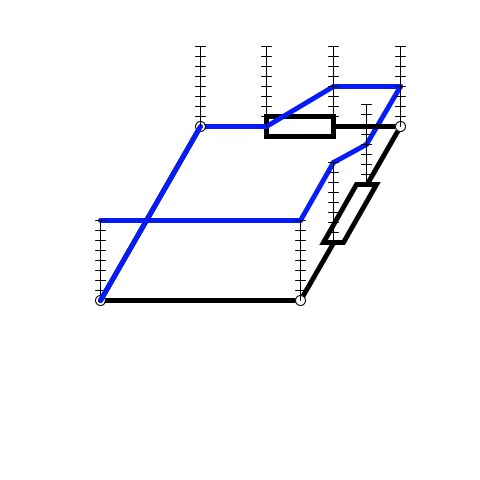
Frame 1 (no input)
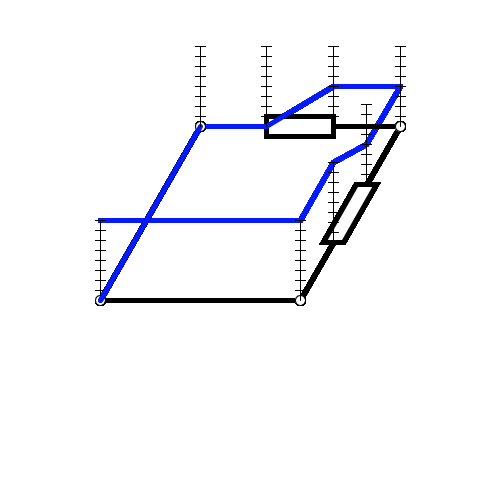
Frame 60 (the mouse pressed at the canvas centre just before this capture)
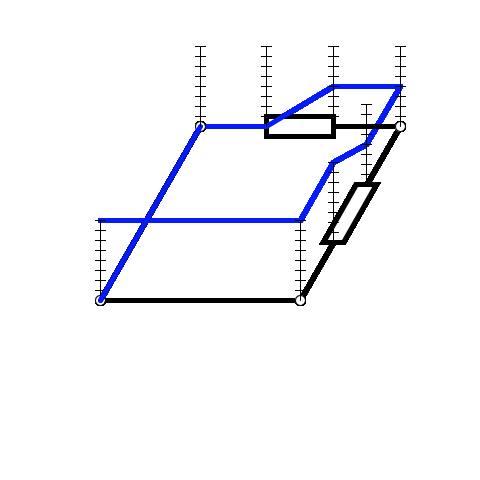
Frame 120 (the mouse held since frame 60 and released just before this capture)

The Processing sketch that drew these frames (run headless with seeded random() and noise(); from frame 60 on, the mouse is pressed at the canvas centre):

// Processing sketch: Interective_circuit_first
// ── Interective_circuit_first.pde
WireObj w1;
RObj w2;
RObj w3;
WireObj w4;

int memoriWeight = 1;

void setup() {
  size(480,480);
  background(255);
  smooth();
  strokeWeight(5);
  
  float x1 = 100; 
  float y1 = 300;
  float L = 200;
  float deg = radians(60); //0度〜180度で指定
  float Vin = 80;
  float V1 = 40;
  float Gnd  = 0;
  
  
  w1 = new WireObj(x1,y1,L,deg,Vin, Vin, "R");
  w2 = new RObj(w1.endX,w1.endY,L,deg,w1.Vout,V1,"U");
  w3 = new RObj(w2.endX,w2.endY,L,deg,w2.Vout,Gnd,"L");
  w4 = new WireObj(w3.endX,w3.endY,L,deg,Gnd,Gnd,"D");
}

void draw() {
  float Vmax = 80;
  w1.displayC();
  w1.displayV(Vmax,0);
  w2.displayC();
  w2.displayV(Vmax,0);
  w3.displayC();
  w3.displayV(Vmax,0);
  w4.displayC();
  w4.displayV(Vmax,0);
}



//****************オブジェクトの定義はここから下で*****************//
//ワイヤーオブジェクトを手動で継承

//***初期化
//**WireObj(始点x,始点y,線の長さ,角度,入力電圧、出力電圧、向き)
//**RObj(始点x,始点y,線の長さ,角度,入力電圧、出力電圧、向き)
//

//メソッド
//.displayC(); 回路を描画
//.displayV(Vmax,Vmin); グラフを描画　引数は、縦軸の上限
//     まだ、縦軸をマイナスの方向には拡張できていないです。

class WireObj{
  float x1 , y1;
  float L,deg;
  float Vin,Vout;
  String Muki; //ワイヤーの向き　１；縦　０；横
  
  float endX = 0;
  float  endY = 0;
  
  WireObj(float tempX,float tempY, float tempL ,float tempDeg , float tempVin, float tempVout ,String tempMuki) {
    x1 = tempX;
    y1 = tempY;
    L = tempL;
    deg = tempDeg;
    Vin = tempVin;
    Vout = tempVout;
    Muki = tempMuki;
    
    
    if (Muki == "U") {
      endX = x1 + L  * cos(deg);
      endY = y1 - L * sin(deg);
    } 
    else if (Muki == "R") {
      endX = x1 + L;
      endY = y1;
    }
    else if (Muki == "L") {
      endX = x1 - L;
      endY = y1;
    }
    else if (Muki == "D") {
      endX = x1 - L  * cos(deg);
      endY = y1 + L * sin(deg);
    } 
  }
  
  void displayC() { //回路の表示メソッド
    stroke(0);
    line(x1,y1,endX,endY); 
    pushStyle();
    strokeWeight(memoriWeight);
    ellipse(x1,y1,10,10);
    popStyle();
  }
  void displayV(float Vmax , float Vmin) {//グラフを表示するメソッド //グラフの縦軸の幅はVmaxで取得
    //電圧を作図する
    stroke(#051BFA);
    line(x1,y1 - Vin ,endX,endY - Vin);
    stroke(0);
    
    //電圧のメモリ
    pushStyle(); 
    strokeWeight(memoriWeight);
    line(x1,y1 - Vmax,x1,y1 + Vmin);
    for (int i = 1;i <= Vmax / 10;i++) {//Vinの目盛り
      line(x1 - 5, y1 - i  * 10 , x1 + 5 , y1 - i  * 10);
    }
    popStyle();
  }
}




class RObj{
  float x1 , y1;
  float L,deg;
  float Vin,Vout;
  String Muki; //ワイヤーの向き　１；縦　０；横
  
  float endX = 0;
  float  endY = 0;
  
  //R抵抗の作図用
  float rWidHi = 3; //Rの幅をワイヤーの長さLに対してどんな比にするか
  float rHeight = 10;
  
  RObj(float tempX,float tempY, float tempL ,float tempDeg , float tempVin,  float tempVout ,String tempMuki) {
    x1 = tempX;
    y1 = tempY;
    L = tempL;
    deg = tempDeg;
    Vin = tempVin;
    Vout = tempVout;
    Vout = tempVout;
    Muki = tempMuki;
    
    if (Muki == "U") {
      endX = x1 + L  * cos(deg);
      endY = y1 - L * sin(deg);
    } 
    else if (Muki == "R") {
      endX = x1 + L;
      endY = y1;
    }
    else if (Muki == "L") {
      endX = x1 - L;
      endY = y1;
    }
    else if (Muki == "D") {
      endX = x1 - L  * cos(deg);
      endY = y1 + L * sin(deg);
    } 
  }
  
  void displayC() { //回路の表示メソッド
    stroke(0);
    line(x1,y1,endX,endY); 
    float rWidth = L / rWidHi;
    
    //縦か横で場合分け
    if (Muki == "U" || Muki == "D") {
      quad(endX * (rWidHi - 1) / (2 * rWidHi)   +   x1 * (rWidHi + 1) / (2 * rWidHi)  + rHeight,endY * (rWidHi - 1) / (2 * rWidHi)   +   y1 * (rWidHi + 1) / (2 * rWidHi) ,
        endX * (rWidHi - 1) / (2 * rWidHi)   +   x1 * (rWidHi + 1) / (2 * rWidHi)  - rHeight ,endY * (rWidHi - 1) / (2 * rWidHi)   +   y1 * (rWidHi + 1) / (2 * rWidHi) ,
        x1 * (rWidHi - 1) / (2 * rWidHi)   +   endX * (rWidHi + 1) / (2 * rWidHi) - rHeight ,y1 * (rWidHi - 1) / (2 * rWidHi)   +   endY * (rWidHi + 1) / (2 * rWidHi) ,
        x1 * (rWidHi - 1) / (2 * rWidHi)   +   endX * (rWidHi + 1) / (2 * rWidHi) + rHeight ,y1 * (rWidHi - 1) / (2 * rWidHi)   +   endY * (rWidHi + 1) / (2 * rWidHi) 
     );} else {
      quad(endX * (rWidHi - 1) / (2 * rWidHi)   +   x1 * (rWidHi + 1) / (2 * rWidHi)  ,endY * (rWidHi - 1) / (2 * rWidHi)   +   y1 * (rWidHi + 1) / (2 * rWidHi) + rHeight ,
        endX * (rWidHi - 1) / (2 * rWidHi)   +   x1 * (rWidHi + 1) / (2 * rWidHi)   ,endY * (rWidHi - 1) / (2 * rWidHi)   +   y1 * (rWidHi + 1) / (2 * rWidHi) -  rHeight,
        x1 * (rWidHi - 1) / (2 * rWidHi)   +   endX * (rWidHi + 1) / (2 * rWidHi)  ,y1 * (rWidHi - 1) / (2 * rWidHi)   +   endY * (rWidHi + 1) / (2 * rWidHi) - rHeight,
        x1 * (rWidHi - 1) / (2 * rWidHi)   +   endX * (rWidHi + 1) / (2 * rWidHi)  ,y1 * (rWidHi - 1) / (2 * rWidHi)   +   endY * (rWidHi + 1) / (2 * rWidHi) + rHeight
       );
    }
    pushStyle();
    strokeWeight(memoriWeight);
    ellipse(x1,y1,10,10);
    popStyle();
  }
  
  void displayV(float Vmax , float Vmin) {//グラフを表示するメソッド //グラフの縦軸の幅はVmaxで取得
    //電圧を作図する
    stroke(#051BFA);
    line(x1,y1 - Vin ,
      endX * (rWidHi - 1) / (2 * rWidHi)   +   x1 * (rWidHi + 1) / (2 * rWidHi)   ,endY * (rWidHi - 1) / (2 * rWidHi)   +   y1 * (rWidHi + 1) / (2 * rWidHi)  - Vin);
    line(endX * (rWidHi - 1) / (2 * rWidHi)   +   x1 * (rWidHi + 1) / (2 * rWidHi)   ,endY * (rWidHi - 1) / (2 * rWidHi)   +   y1 * (rWidHi + 1) / (2 * rWidHi) - Vin ,
      x1 * (rWidHi - 1) / (2 * rWidHi)   +   endX * (rWidHi + 1) / (2 * rWidHi)   ,y1 * (rWidHi - 1) / (2 * rWidHi)   +   endY * (rWidHi + 1) / (2 * rWidHi) - Vout);
    line(x1 * (rWidHi - 1) / (2 * rWidHi)   +   endX * (rWidHi + 1) / (2 * rWidHi)  ,y1 * (rWidHi - 1) / (2 * rWidHi)   +   endY * (rWidHi + 1) / (2 * rWidHi) - Vout ,
      endX ,endY - Vout);
    
    //縦軸を描画
    //線の幅memoriWeight は、グローバル変数で定義
    stroke(0);
    pushStyle(); 
    strokeWeight(memoriWeight);
    
    //銅線の縦軸
    line(x1,y1 - Vmax,x1,y1 + Vmin);
    // 抵抗の縦軸
    line(endX * (rWidHi - 1) / (2 * rWidHi)   +   x1 * (rWidHi + 1) / (2 * rWidHi) , endY * (rWidHi - 1) / (2 * rWidHi)   +   y1 * (rWidHi + 1) / (2 * rWidHi)  - Vmax,
      endX * (rWidHi - 1) / (2 * rWidHi)   +   x1 * (rWidHi + 1) / (2 * rWidHi) , endY * (rWidHi - 1) / (2 * rWidHi)   +   y1 * (rWidHi + 1) / (2 * rWidHi) + Vmin
     );
    //銅線の縦軸
    line(x1 * (rWidHi - 1) / (2 * rWidHi)   +   endX * (rWidHi + 1) / (2 * rWidHi) , y1 * (rWidHi - 1) / (2 * rWidHi)   +   endY * (rWidHi + 1) / (2 * rWidHi)  - Vmax,
      x1 * (rWidHi - 1) / (2 * rWidHi)   +   endX * (rWidHi + 1) / (2 * rWidHi) , y1 * (rWidHi - 1) / (2 * rWidHi)   +   endY * (rWidHi + 1) / (2 * rWidHi) + Vmin
     );
    
    for (int i = 1;i <= Vmax / 10;i++) {//Vinの目盛り
      line(x1 - 5, y1 - i  * 10 , x1 + 5 , y1 - i  * 10);
    }
    
    if (Muki == "R" || Muki == "L") { // //抵抗前の目盛り
      for (int i = 1;i <= Vmax / 10;i++) {
        line(endX * (rWidHi - 1) / (2 * rWidHi)   +   x1 * (rWidHi + 1) / (2 * rWidHi) - 5, 
          y1 * (rWidHi - 1) / (2 * rWidHi)   +   endY * (rWidHi + 1) / (2 * rWidHi) - i  * 10 ,
          endX * (rWidHi - 1) / (2 * rWidHi)   +   x1 * (rWidHi + 1) / (2 * rWidHi) + 5 ,
          y1 * (rWidHi - 1) / (2 * rWidHi)   +   endY * (rWidHi + 1) / (2 * rWidHi) - i  * 10);
      }
    } else {
      for (int i = 1;i <= Vmax / 10;i ++) {
        line(endX * (rWidHi - 1) / (2 * rWidHi)   +   x1 * (rWidHi + 1) / (2 * rWidHi)  - 5, 
          endY * (rWidHi - 1) / (2 * rWidHi)   +   y1 * (rWidHi + 1) / (2 * rWidHi)  - i * 10,
          endX * (rWidHi - 1) / (2 * rWidHi)   +   x1 * (rWidHi + 1) / (2 * rWidHi) + 5, 
          endY * (rWidHi - 1) / (2 * rWidHi)   +   y1 * (rWidHi + 1) / (2 * rWidHi) - i * 10
         );
      }
    }
    if (Muki == "R" || Muki == "L") { // //抵抗後の目盛り
      for (int i = 1;i <= Vmax / 10;i++) {
        line(x1 * (rWidHi - 1) / (2 * rWidHi)   +   endX * (rWidHi + 1) / (2 * rWidHi) - 5, 
          endY * (rWidHi - 1) / (2 * rWidHi)   +   y1 * (rWidHi + 1) / (2 * rWidHi) - i  * 10 ,
          x1 * (rWidHi - 1) / (2 * rWidHi)   +   endX * (rWidHi + 1) / (2 * rWidHi) + 5 ,
          endY * (rWidHi - 1) / (2 * rWidHi)   +   y1 * (rWidHi + 1) / (2 * rWidHi) - i  * 10);
      }
    } else {
      for (int i = 1;i <= Vmax / 10;i ++) {
        line(x1 * (rWidHi - 1) / (2 * rWidHi)   +   endX * (rWidHi + 1) / (2 * rWidHi)  - 5, 
          y1 * (rWidHi - 1) / (2 * rWidHi)   +   endY * (rWidHi + 1) / (2 * rWidHi)  - i * 10,
          x1 * (rWidHi - 1) / (2 * rWidHi)   +   endX * (rWidHi + 1) / (2 * rWidHi) + 5, 
          y1 * (rWidHi - 1) / (2 * rWidHi)   +   endY * (rWidHi + 1) / (2 * rWidHi) - i * 10
         );
      }
    }
    popStyle();
  }
}
